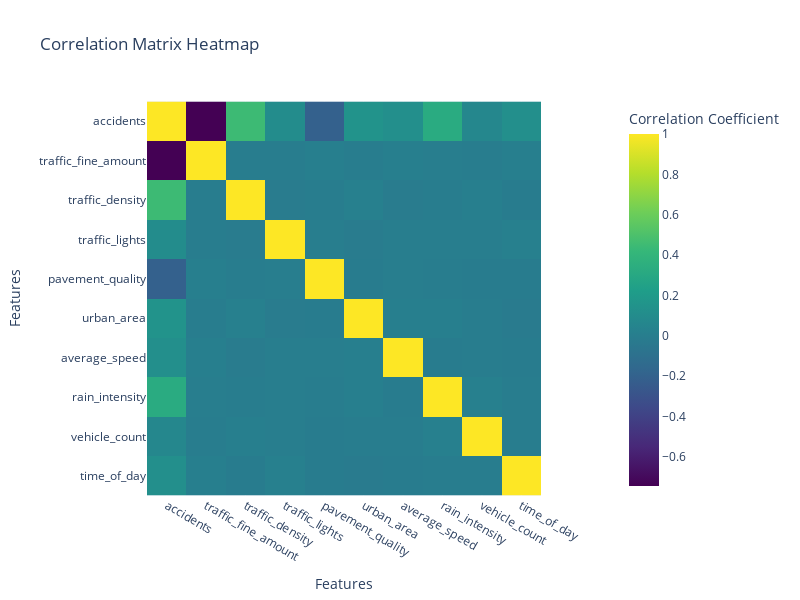

Notebook source saved alongside this figure:
### Code cell
# Compute the correlation matrix
correlation_matrix = df[[
    "accidents", "traffic_fine_amount", "traffic_density", "traffic_lights",
    "pavement_quality", "urban_area", "average_speed", "rain_intensity",
    "vehicle_count", "time_of_day"
]].corr()

fig = px.imshow(correlation_matrix,
                labels=dict(x="Features", y="Features", color="Correlation Coefficient"),
                x=correlation_matrix.columns,
                y=correlation_matrix.columns,
                color_continuous_scale="Viridis",
                title="Correlation Matrix Heatmap")

fig.update_layout(width=800, height=600)
fig.show()

### Figure 1 — Plotly figure (JSON) as saved in the notebook; plotly's stock layout.template omitted (floating-point values rounded to 4 significant figures)
{"data": [{"coloraxis": "coloraxis", "hovertemplate": "Features: %{x}<br>Features: %{y}<br>Correlation Coefficient: %{z}<extra></extra>", "name": "0", "type": "heatmap", "x": ["accidents", "traffic_fine_amount", "traffic_density", "traffic_lights", "pavement_quality", "urban_area", "average_speed", "rain_intensity", "vehicle_count", "time_of_day"], "xaxis": "x", "y": ["accidents", "traffic_fine_amount", "traffic_density", "traffic_lights", "pavement_quality", "urban_area", "average_speed", "rain_intensity", "vehicle_count", "time_of_day"], "yaxis": "y", "z": [[1.0, -0.7452, 0.4456, 0.103, -0.2066, 0.1451, 0.1233, 0.3218, 0.06714, 0.118], [-0.7452, 1.0, -0.008039, -0.0041, 0.006789, -0.00512, 0.007462, 0.003819, -0.01055, 0.006415], [0.4456, -0.008039, 1.0, -0.01728, -0.007473, 0.01255, -0.01542, -0.005375, 0.005476, -0.01069], [0.103, -0.0041, -0.01728, 1.0, 0.001472, -0.01566, 0.003043, 5.276e-05, -0.0004641, 0.01376], [-0.2066, 0.006789, -0.007473, 0.001472, 1.0, -0.01201, -0.002749, -0.009506, -0.0128, -0.01158], [0.1451, -0.00512, 0.01255, -0.01566, -0.01201, 1.0, 0.008602, 0.007567, -0.01006, -0.02154], [0.1233, 0.007462, -0.01542, 0.003043, -0.002749, 0.008602, 1.0, -0.01311, -0.006628, -0.01192], [0.3218, 0.003819, -0.005375, 5.276e-05, -0.009506, 0.007567, -0.01311, 1.0, 0.01713, -0.00349], [0.06714, -0.01055, 0.005476, -0.0004641, -0.0128, -0.01006, -0.006628, 0.01713, 1.0, -0.01013], [0.118, 0.006415, -0.01069, 0.01376, -0.01158, -0.02154, -0.01192, -0.00349, -0.01013, 1.0]]}], "layout": {"coloraxis": {"colorbar": {"title": {"text": "Correlation Coefficient"}}, "colorscale": [[0, "#440154"], [0.1111, "#482878"], [0.2222, "#3e4989"], [0.3333, "#31688e"], [0.4444, "#26828e"], [0.5556, "#1f9e89"], [0.6667, "#35b779"], [0.7778, "#6ece58"], [0.8889, "#b5de2b"], [1, "#fde725"]]}, "height": 600, "title": {"text": "Correlation Matrix Heatmap"}, "width": 800, "xaxis": {"anchor": "y", "constrain": "domain", "domain": [0, 1], "scaleanchor": "y", "title": {"text": "Features"}}, "yaxis": {"anchor": "x", "autorange": "reversed", "constrain": "domain", "domain": [0, 1], "title": {"text": "Features"}}}}
